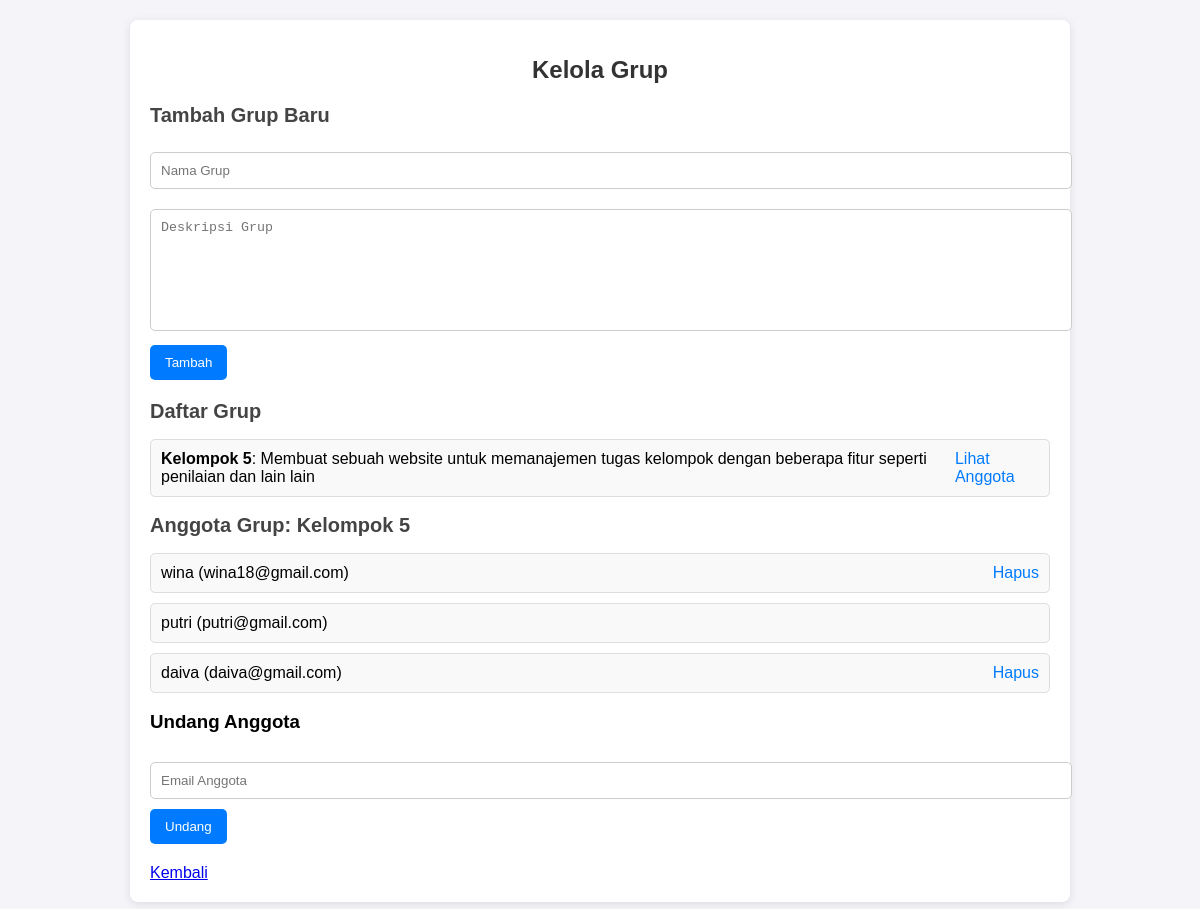
Page /groups.php?group_id=10 (signed in) on the committed database.
### tables this page shows
CREATE TABLE `groups` (
  `group_id` int(11) NOT NULL,
  `nama` varchar(100) NOT NULL,
  `deskripsi` text DEFAULT NULL,
  `tanggal_pembuatan` timestamp NOT NULL DEFAULT current_timestamp()
);

CREATE TABLE `users` (
  `user_id` int(11) NOT NULL,
  `nama` varchar(100) DEFAULT NULL,
  `email` varchar(100) NOT NULL,
  `role` varchar(50) NOT NULL,
  `mata_kuliah` int(11) DEFAULT NULL,
  `password` varchar(255) NOT NULL,
  `tanggal_pembuatan` timestamp NOT NULL DEFAULT current_timestamp()
);

### groups.php (the view, shortened to what this page needs)
<?php
require 'db.php';
$stmt = $pdo->prepare("SELECT g.group_id, g.nama, g.deskripsi FROM Groups g
                        INNER JOIN Group_Members gm ON g.group_id = gm.group_id
                        WHERE gm.user_id = ?");
$stmt->execute([$_SESSION['user_id']]);
$groups = $stmt->fetchAll(PDO::FETCH_ASSOC);
if (isset($_GET['group_id'])) {
    $group_id = $_GET['group_id'];
    $stmt = $pdo->prepare("SELECT nama FROM Groups WHERE group_id = ?");
    $stmt->execute([$group_id]);
    $group = $stmt->fetch(PDO::FETCH_ASSOC);
    if ($group) {
        $group_name = $group['nama'];
        $stmt = $pdo->prepare("SELECT u.nama, u.email, u.user_id FROM Users u
                                INNER JOIN Group_Members gm ON u.user_id = gm.user_id
                                WHERE gm.group_id = ?");
        $stmt->execute([$group_id]);
        $members = $stmt->fetchAll(PDO::FETCH_ASSOC);
    } else {
        $error = "Grup tidak ditemukan.";
    }
}
?>
<!DOCTYPE html>
<html lang="en">
<head>
</head>
<body>
    <div class="container">
        <h1 class="title">Kelola Grup</h1>
        <section>
            <h2>Tambah Grup Baru</h2>
            <form method="POST">
                <input type="text" name="nama" placeholder="Nama Grup" required>
                <textarea name="deskripsi" placeholder="Deskripsi Grup"></textarea>
                <button type="submit" name="add_group">Tambah</button>
            </form>
        </section>
        <section>
            <h2>Daftar Grup </h2>
            <ul>
                <?php foreach ($groups as $group): ?>
                    <li>
                        <span><strong><?php echo htmlspecialchars($group['nama']); ?></strong>:
                        <?php echo htmlspecialchars($group['deskripsi']); ?></span>
                        <a href="groups.php?group_id=<?php echo $group['group_id']; ?>">Lihat Anggota</a>
                    </li>
                <?php endforeach; ?>
            </ul>
        </section>
        <?php if (isset($_GET['group_id']) && isset($group_name)): ?>
            <section>
                <h2>Anggota Grup: <?php echo htmlspecialchars($group_name); ?></h2>
                <ul>
                    <?php foreach ($members as $member): ?>
                        <li>
                            <?php echo htmlspecialchars($member['nama']); ?> (<?php echo htmlspecialchars($member['email']); ?>)
                            <?php if ($member['user_id'] != $_SESSION['user_id']): ?>
                                <a href="groups.php?group_id=<?php echo $group_id; ?>&remove_member=1&user_id=<?php echo $member['user_id']; ?>" onclick="return confirm('Apakah Anda yakin ingin menghapus anggota ini?');">Hapus</a>
                            <?php endif; ?>
                        </li>
                    <?php endforeach; ?>
                </ul>
                <h3>Undang Anggota</h3>
                <form method="POST">
                    <input type="email" name="email" placeholder="Email Anggota" required>
                    <button type="submit" name="invite_member">Undang</button>
                </form>
            </section>
        <?php elseif (isset($error)): ?>
            <p class='message error'><?php echo htmlspecialchars($error); ?></p>
        <?php endif; ?>
        <a href="index.php" class="btn-secondary">Kembali</a>
    </div>
</body>
</html>

### groups.php (style rules this page uses)
body { font-family: Arial, sans-serif; margin: 0; padding: 0; background-color: #f4f4f9; }
.container { max-width: 900px; margin: 20px auto; background: #fff; padding: 20px; border-radius: 8px; box-shadow: 0 2px 10px rgba(0, 0, 0, 0.1); }
.title { font-size: 24px; color: #333; margin-bottom: 20px; text-align: center; }
h2 { font-size: 20px; color: #444; margin-bottom: 15px; }
form { margin-bottom: 20px; }
input[type="text"], input[type="email"], textarea { width: 100%; padding: 10px; margin: 10px 0; border: 1px solid #ccc; border-radius: 5px; }
textarea { height: 100px; resize: none; }
button { background-color: #007bff; color: white; padding: 10px 15px; border: none; border-radius: 5px; cursor: pointer; }
ul { list-style-type: none; padding: 0; }
ul li { margin: 10px 0; padding: 10px; background-color: #f9f9f9; border: 1px solid #ddd; border-radius: 5px; display: flex; justify-content: space-between; align-items: center; }
ul li a { text-decoration: none; color: #007bff; }

### rows in the picture
groups: nama "Kelompok 5", deskripsi "Membuat sebuah website untuk memanajemen tugas kelompok dengan beberapa fitur seperti penilaian dan lain lain"
users: nama "wina", email "wina18@gmail.com"
users: nama "putri", email "putri@gmail.com"
users: nama "daiva", email "daiva@gmail.com"
